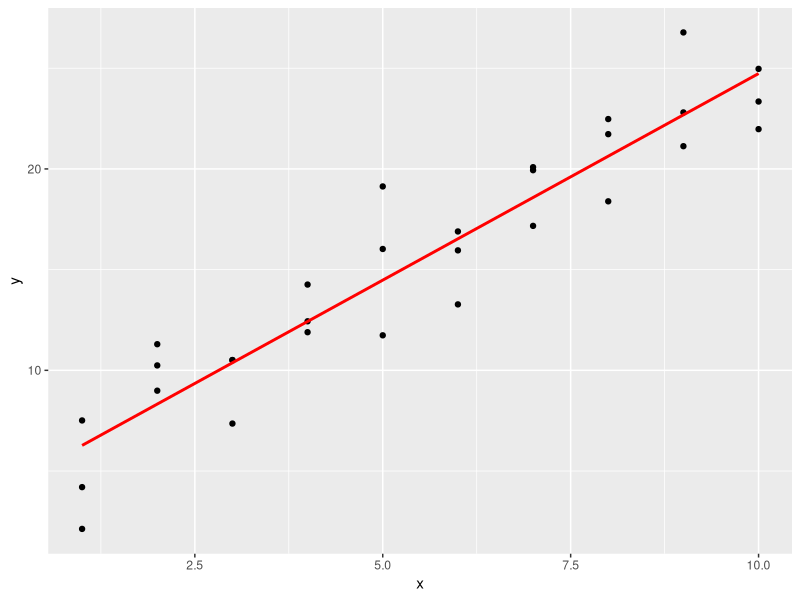
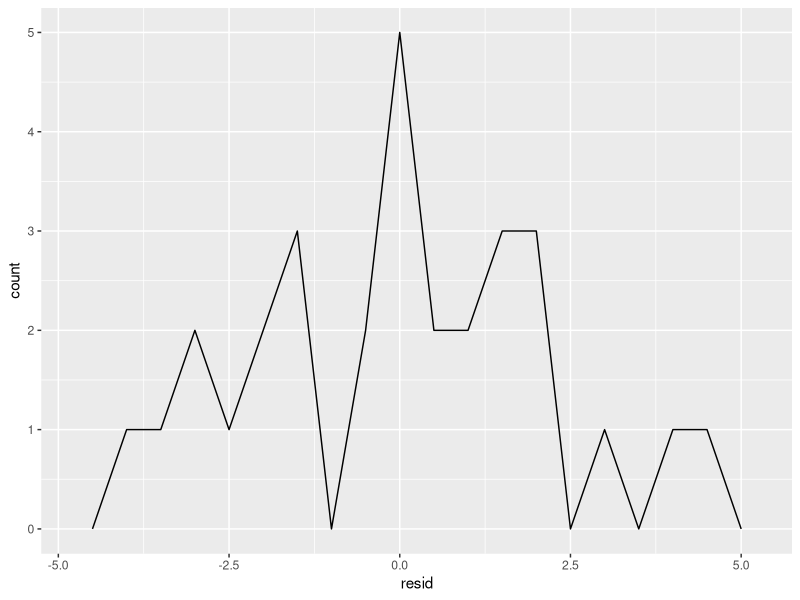
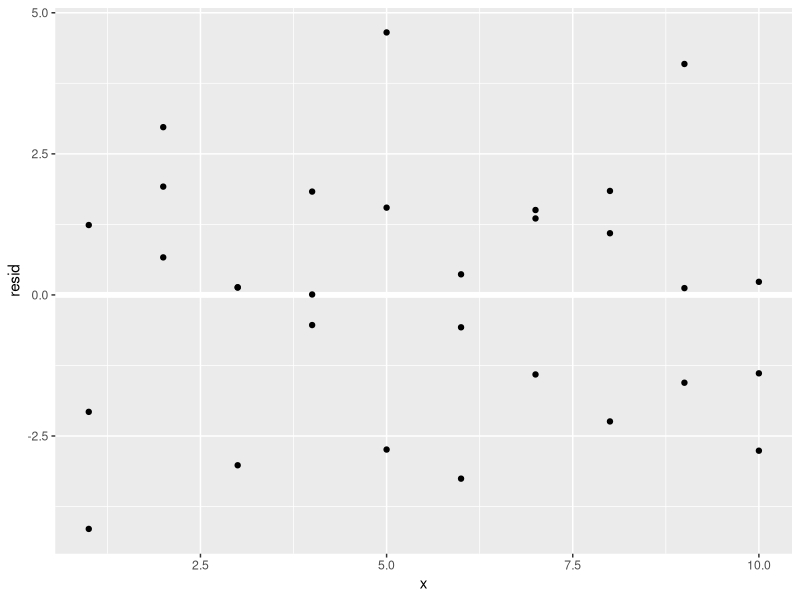
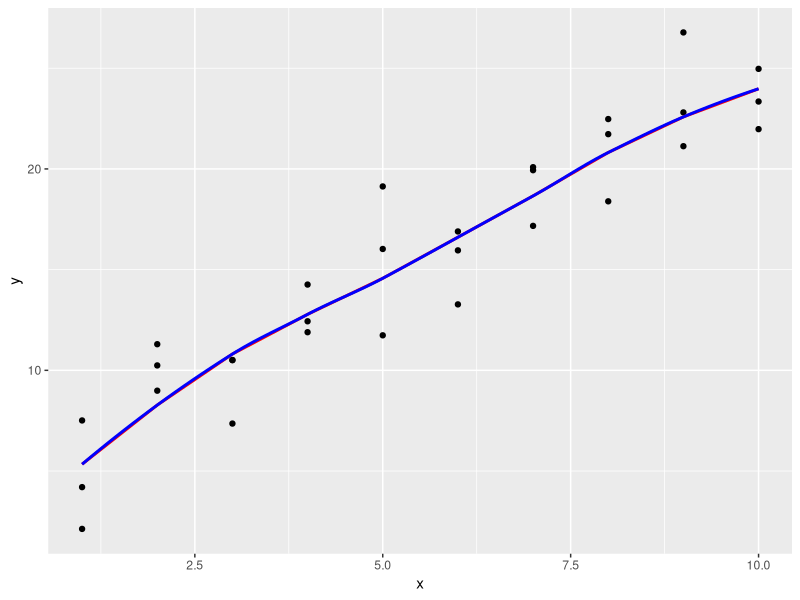

These figures' R source, in order: (Note: this script raises an error after producing the figures.)
library(tidyverse)
library(modelr)

# Here we're going to look at a model by looking at its predictions

# To visualise the predictions we want to start with a grid of values that cover where our data lies
# modelr::data_grid() does this. It takes a df, and then variables that it will generate all the combinations for
grid <- sim1 %>% 
  data_grid(x) 
grid

# Then we add predictions
# modelr::add_predictions() takes a df and model, then adds the model's predictions as a new column in the df
sim1_mod <- lm(y ~ x, data = sim1)

grid <- grid %>% 
  add_predictions(sim1_mod) 
grid

# Now we plot the predictions. The benefit of doing it this way is that we can visualise any model
ggplot(sim1, aes(x)) +
  geom_point(aes(y = y)) +
  geom_line(aes(y = pred), data = grid, colour = "red", size = 1)


# Residuals
# residuals are the aspects of the data that the model hasn't captured. They're what's left over.
# It's the distance between the predicted and actual values
# Here you can add them to a df
sim1 <- sim1 %>% 
  add_residuals(sim1_mod)
sim1

# There are multiple ways to interpret them
# You could plot a freq polygon
ggplot(sim1, aes(resid)) + 
  geom_freqpoly(binwidth = 0.5)

# You often want to actually plot the residuals
ggplot(sim1, aes(x, resid)) + 
  geom_ref_line(h = 0) +
  geom_point() 
# This looks like random noise, which suggests our model has done a good job


#### Questions ####
# 1. Instead of using lm() to fit a straight line, you can use loess() to fit a smooth curve. 
# Repeat the process of model fitting, grid generation, predictions, and visualisation on sim1 using loess() 
# instead of lm(). How does the result compare to geom_smooth()?
grid <- sim1 %>% 
  data_grid(x) 

sim1_mod <- sim1_mod <- loess(y ~ x, data = sim1)

grid <- grid %>% 
  add_predictions(sim1_mod) 

ggplot(sim1, aes(x)) +
  geom_point(aes(y = y)) +
  geom_line(aes(y = pred), data = grid, colour = "red", size = 1) +
  geom_smooth(aes(y = y), colour = "blue", se = FALSE)
# It turns at each point, and basically identically matches geom_smooth

# 2. add_predictions() is paired with gather_predictions() and spread_predictions(). 
# How do these three functions differ?
add_predictions()
# add_predictions adds a single new column
# spread_predictions adds a new column for each model
# gather_predictions adds two columns, and also adds the input rows again. It also lets you add multiple
# models by adding a variable with model name

# 3. What does geom_ref_line() do? What package does it come from? 
# Why is displaying a reference line in plots showing residuals useful and important?
geom_ref_line()
# It adds a horizontal or vertical reference line, and is from the modelr package
# This can make it easier to visualise if residuals are centred around 0

# 4. Why might you want to look at a frequency polygon of absolute residuals? 
# What are the pros and cons compared to looking at the raw residuals?
# It could make it easier to see the spread, because it effectively doubles the residuals
# You lose the ability to tell whether the distribution is the same above and below 0
